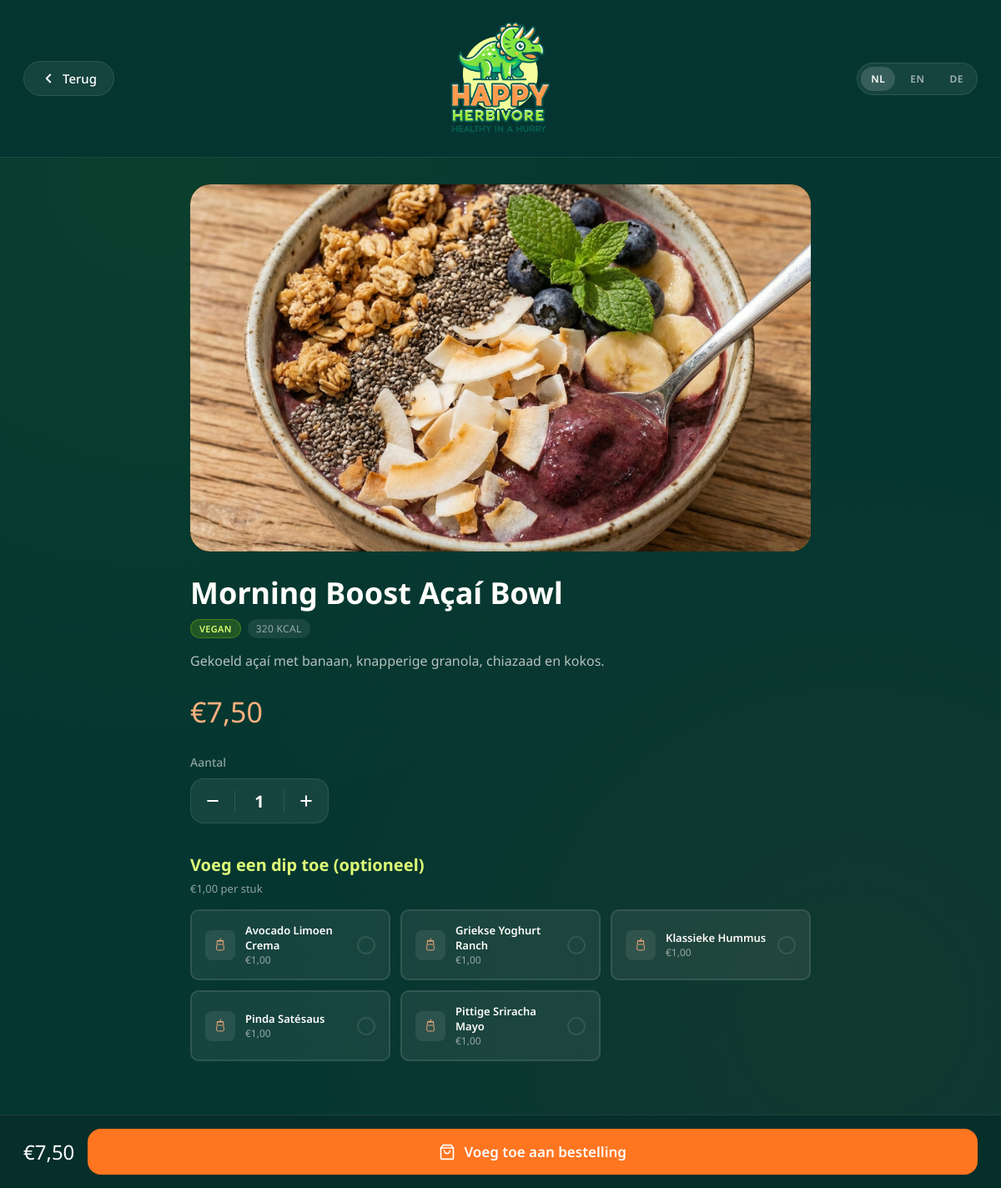
Screenshot of /product.php?id=1 with the database file from the repository.
### tables this page shows
CREATE TABLE IF NOT EXISTS `producten` (
    `id`              INT UNSIGNED    NOT NULL AUTO_INCREMENT,
    `naam_nl`         VARCHAR(150)    NOT NULL,
    `naam_en`         VARCHAR(150)    NOT NULL,
    `naam_de`         VARCHAR(150)    NOT NULL,
    `beschrijving_nl` TEXT            NULL,
    `beschrijving_en` TEXT            NULL,
    `beschrijving_de` TEXT            NULL,
    `prijs`           DECIMAL(6,2)    NOT NULL DEFAULT 0.00,
    `categorie`       ENUM('ontbijt','bowls','handhelds','sides','dips','dranken','overig') NOT NULL DEFAULT 'overig',
    `kcal`            SMALLINT        NOT NULL DEFAULT 0,
    `is_vegan`        TINYINT(1)      NOT NULL DEFAULT 0,
    `is_vegetarisch`  TINYINT(1)      NOT NULL DEFAULT 1,
    `actief`          TINYINT(1)      NOT NULL DEFAULT 1,
    `volgorde`        TINYINT         NOT NULL DEFAULT 0,
    `aangemaakt_op`   TIMESTAMP       NOT NULL DEFAULT CURRENT_TIMESTAMP,
    PRIMARY KEY (`id`)
);

### includes/menu_data.php (called while the page is built, shortened)
<?php
function menu_ophalen(string $lang): array {
    $conn = db_verbinden();
    $naam_kolom = "naam_{$lang}";
    $omsch_kolom = "beschrijving_{$lang}";
    if ($conn) {
        $sql = "SELECT id, {$naam_kolom} AS naam, {$omsch_kolom} AS beschrijving,
                       prijs, categorie, kcal, is_vegan, is_vegetarisch
                FROM producten WHERE actief = 1
                ORDER BY FIELD(categorie,'ontbijt','bowls','handhelds','sides','dips','dranken'), naam ASC";
        $res = $conn->query($sql);
        if ($res && $res->num_rows > 0) {
            $producten = [];
            while ($r = $res->fetch_assoc()) {
                $producten[] = [
                    'id'           => (int)$r['id'],
                    'naam'         => $r['naam'],
                    'beschrijving' => $r['beschrijving'],
                    'prijs'        => (float)$r['prijs'],
                    'categorie'    => $r['categorie'],
                    'kcal'         => (int)$r['kcal'],
                    'is_vegan'     => (bool)$r['is_vegan'],
                    'is_vegetarisch'=> (bool)$r['is_vegetarisch'],
                ];
            }
            return $producten;
        }
    }
    return menu_hardcoded($lang);
}
function menu_dips(array $producten): array {
    return array_values(array_filter($producten, fn($p) => $p['categorie'] === 'dips'));
}
function product_ophalen(int $id, array $producten): ?array {
    foreach ($producten as $p) {
        if ($p['id'] === $id) return $p;
    }
    return null;
}

### includes/cart_functions.php (called while the page is built, shortened)
<?php
function prijs_formaat(float $bedrag, string $lang = 'nl'): string {
    return '€' . number_format($bedrag, 2, ',', '');
}

### product.php (the view, shortened to what this page needs)
<?php
require_once 'includes/init.php';
require_once 'includes/header.php';
require_once 'includes/menu_data.php';
$product_id     = isset($_GET['id']) ? (int)$_GET['id'] : 0;
$alle_producten = menu_ophalen($lang);
$product        = product_ophalen($product_id, $alle_producten);
$dips_lijst     = menu_dips($alle_producten);
$cat = $product['categorie'];
?>
<!DOCTYPE html>
<html lang="<?= $lang ?>">
<head>
    <link rel="stylesheet" href="assets/css/style.css">
    <link rel="stylesheet" href="assets/css/start.css">
</head>
<body data-pagina="product" class="product-scherm">
<div class="bg-stippen"></div>
<?php render_header($lang, $t, true, 'menu.php', true); ?>
<div class="product-detail-wrapper">
    <?php $afb_pad = product_afbeelding_pad($product['id']); ?>
    <div class="product-hero afb-<?= $cat ?>">
        <?php if ($afb_pad): ?>
            <img src="<?= htmlspecialchars($afb_pad) ?>"
                 alt="<?= htmlspecialchars($product['naam']) ?>"
                 style="width:100%;height:100%;object-fit:cover;position:absolute;inset:0;border-radius:inherit;">
        <?php else: ?>
            <?= cat_icoon($cat) ?>
            <span class="ph-tekst">afbeelding volgt</span>
        <?php endif; ?>
    </div>
    <h1 class="product-detail-naam"><?= htmlspecialchars($product['naam']) ?></h1>
    <div class="product-detail-badges">
        <?php if ($product['is_vegan']): ?>
            <span class="badge badge-vegan"><?= htmlspecialchars($t['vegan_label']) ?></span>
        <?php elseif ($product['is_vegetarisch']): ?>
            <span class="badge badge-veg"><?= htmlspecialchars($t['vegetarisch_label']) ?></span>
        <?php endif; ?>
        <span class="badge badge-kcal"><?= $product['kcal'] ?> <?= $t['kcal'] ?></span>
    </div>
    <p class="product-detail-beschrijving"><?= htmlspecialchars($product['beschrijving']) ?></p>
    <div class="product-detail-prijs"><?= prijs_formaat($product['prijs'], $lang) ?></div>
    <div>
        <p style="font-size:14px;color:var(--tekst-muted);margin-bottom:10px;font-weight:500;"><?= htmlspecialchars($t['stuks_label']) ?></p>
        <div class="aantal-selector">
            <button class="aantal-btn" id="aantal-min" type="button"><?= ICON_MINUS ?></button>
            <span class="aantal-waarde" id="aantal-waarde">1</span>
            <button class="aantal-btn" id="aantal-plus" type="button"><?= ICON_PLUS ?></button>
        </div>
    </div>
    <?php if (!in_array($cat, ['dranken', 'dips']) && !empty($dips_lijst)): ?>
        <div class="dips-sectie">
            <h3 class="dips-titel"><?= htmlspecialchars($t['kies_dips']) ?></h3>
            <p class="dips-sub"><?= htmlspecialchars($t['dip_per_stuk']) ?></p>
            <div class="dips-grid">
                <?php foreach ($dips_lijst as $dip): ?>
                    <div
                        class="dip-kaart"
                        data-id="<?= $dip['id'] ?>"
                        data-naam="<?= htmlspecialchars(addslashes($dip['naam'])) ?>"
                        data-prijs="<?= $dip['prijs'] ?>"
                    >
                        <div class="dip-icoon"><?= cat_icoon('dips') ?></div>
                        <div class="dip-info">
                            <div class="dip-naam"><?= htmlspecialchars($dip['naam']) ?></div>
                            <div class="dip-prijs"><?= prijs_formaat($dip['prijs'], $lang) ?></div>
                        </div>
                        <div class="dip-check"></div>
                    </div>
                <?php endforeach; ?>
            </div>
        </div>
    <?php endif; ?>
</div>
<form method="POST" action="product.php?id=<?= $product_id ?>">
    <div class="product-toevoegen-balk">
        <span class="product-balk-prijs" id="product-balk-prijs">
            <?= prijs_formaat($product['prijs'], $lang) ?>
        </span>
        <button type="submit" class="btn btn-primair" style="flex:1">
            <?= ICON_CART ?>
            <?= htmlspecialchars($t['voeg_toe_bestelling']) ?>
        </button>
    </div>
</form>
</body>
</html>

### includes/header.php (shortened to what this page needs)
<?php
function cat_icoon(string $categorie): string {
    $map = [
        'ontbijt'   => ICON_CAT_ONTBIJT,
        'bowls'     => ICON_CAT_BOWLS,
        'handhelds' => ICON_CAT_HANDHELDS,
        'sides'     => ICON_CAT_SIDES,
        'dips'      => ICON_CAT_DIPS,
        'dranken'   => ICON_CAT_DRANKEN,
    ];
    return $map[$categorie] ?? ICON_LEAF;
}
function render_header(string $lang, array $t, bool $toon_terug = false, string $terug_url = '#', bool $toon_cart = false): void {
    ?>
    <header class="kiosk-header">
        <div class="header-links">
            <?php if ($toon_terug): ?>
                <a href="<?= htmlspecialchars($terug_url) ?>" class="btn-terug">
                    <?= ICON_BACK ?>
                    <span><?= htmlspecialchars($t['terug']) ?></span>
                </a>
            <?php else: ?>
                <div class="header-links-spacer"></div>
            <?php endif; ?>
        </div>
        <div class="header-logo">
            <img src="assets/images/logo_complete.png" alt="Happy Herbivore" class="header-logo-img">
        </div>
        <div class="header-rechts">
            <div class="taal-switcher">
                <?php foreach (['nl','en','de'] as $code): ?>
                    <a href="?setlang=<?= $code ?>" class="taal-btn<?= $lang === $code ? ' actief' : '' ?>" title="<?= strtoupper($code) ?>">
                        <span class="taal-code"><?= strtoupper($code) ?></span>
                    </a>
                <?php endforeach; ?>
            </div>
        </div>
    </header>
    <?php
}
function product_afbeelding_pad(int $product_id): ?string {
    $basis = __DIR__ . '/../assets/images/products/';
    foreach (['png', 'webp', 'jpg'] as $ext) {
        $bestand = "product_{$product_id}.{$ext}";
        if (file_exists($basis . $bestand)) {
            return "assets/images/products/{$bestand}";
        }
    }
    return null;
}

### rows the page displays
producten: naam_nl "Morning Boost Açaí Bowl", kcal "320", beschrijving_nl "Gekoeld açaí met banaan, knapperige granola, chiazaad en kokos.", prijs "€7,50"
producten: naam_nl "Avocado Limoen Crema", prijs "€1,00"
producten: naam_nl "Griekse Yoghurt Ranch", prijs "€1,00"
producten: naam_nl "Klassieke Hummus", prijs "€1,00"
producten: naam_nl "Pinda Satésaus", prijs "€1,00"
producten: naam_nl "Pittige Sriracha Mayo", prijs "€1,00"

### other values shown
$t['terug'] "Terug"
$code "NL"
$code "EN"
$code "DE"
$t['vegan_label'] "VEGAN"
$t['kcal'] "KCAL"
$t['stuks_label'] "Aantal"
$t['kies_dips'] "Voeg een dip toe (optioneel)"
$t['dip_per_stuk'] "€1,00 per stuk"
$t['voeg_toe_bestelling'] "Voeg toe aan bestelling"
